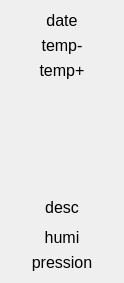
<?xml version="1.0" encoding="UTF-8"?>
<ui version="4.0">
 <class>WidgetVilleForecast</class>
 <widget class="QWidget" name="WidgetVilleForecast">
  <property name="geometry">
   <rect>
    <x>0</x>
    <y>0</y>
    <width>124</width>
    <height>281</height>
   </rect>
  </property>
  <property name="windowTitle">
   <string>Form</string>
  </property>
  <layout class="QVBoxLayout" name="verticalLayout_2">
   <item>
    <layout class="QVBoxLayout" name="verticalLayout">
     <item>
      <widget class="QLabel" name="textdateville">
       <property name="font">
        <font>
         <family>Arial</family>
         <pointsize>12</pointsize>
        </font>
       </property>
       <property name="text">
        <string>date</string>
       </property>
       <property name="alignment">
        <set>Qt::AlignCenter</set>
       </property>
      </widget>
     </item>
     <item>
      <widget class="QLabel" name="texttempvillemin">
       <property name="font">
        <font>
         <family>Arial</family>
         <pointsize>12</pointsize>
        </font>
       </property>
       <property name="text">
        <string>temp-</string>
       </property>
       <property name="alignment">
        <set>Qt::AlignCenter</set>
       </property>
      </widget>
     </item>
     <item>
      <widget class="QLabel" name="texttempville">
       <property name="font">
        <font>
         <family>Arial</family>
         <pointsize>12</pointsize>
        </font>
       </property>
       <property name="text">
        <string>temp+</string>
       </property>
       <property name="alignment">
        <set>Qt::AlignCenter</set>
       </property>
      </widget>
     </item>
     <item>
      <widget class="QLabel" name="labelicone">
       <property name="minimumSize">
        <size>
         <width>100</width>
         <height>100</height>
        </size>
       </property>
       <property name="font">
        <font>
         <stylestrategy>PreferAntialias</stylestrategy>
        </font>
       </property>
       <property name="autoFillBackground">
        <bool>false</bool>
       </property>
       <property name="styleSheet">
        <string notr="true"/>
       </property>
       <property name="text">
        <string/>
       </property>
       <property name="pixmap">
        <pixmap resource="theme.qrc">:/theme/icons/White_bg/03d.png</pixmap>
       </property>
       <property name="scaledContents">
        <bool>true</bool>
       </property>
      </widget>
     </item>
     <item>
      <widget class="QLabel" name="textdescville">
       <property name="minimumSize">
        <size>
         <width>0</width>
         <height>30</height>
        </size>
       </property>
       <property name="font">
        <font>
         <family>Arial</family>
         <pointsize>12</pointsize>
        </font>
       </property>
       <property name="text">
        <string>desc</string>
       </property>
       <property name="alignment">
        <set>Qt::AlignCenter</set>
       </property>
       <property name="wordWrap">
        <bool>true</bool>
       </property>
      </widget>
     </item>
     <item>
      <widget class="QLabel" name="texthumiville">
       <property name="font">
        <font>
         <family>Arial</family>
         <pointsize>12</pointsize>
        </font>
       </property>
       <property name="text">
        <string>humi</string>
       </property>
       <property name="alignment">
        <set>Qt::AlignCenter</set>
       </property>
      </widget>
     </item>
     <item>
      <widget class="QLabel" name="textpressville">
       <property name="font">
        <font>
         <family>Arial</family>
         <pointsize>12</pointsize>
        </font>
       </property>
       <property name="text">
        <string>pression</string>
       </property>
       <property name="alignment">
        <set>Qt::AlignCenter</set>
       </property>
      </widget>
     </item>
    </layout>
   </item>
  </layout>
 </widget>
 <resources>
  <include location="theme.qrc"/>
 </resources>
 <connections/>
</ui>
